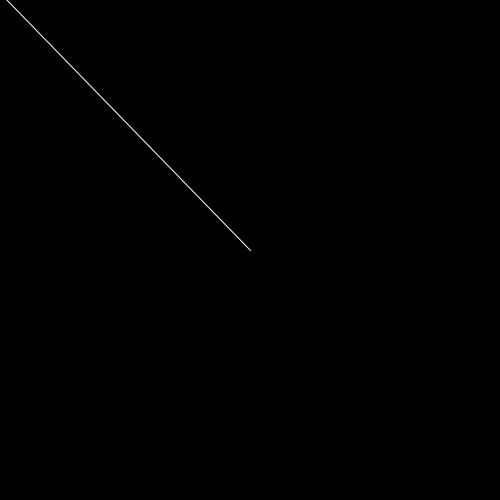
Frame 1 (no input)
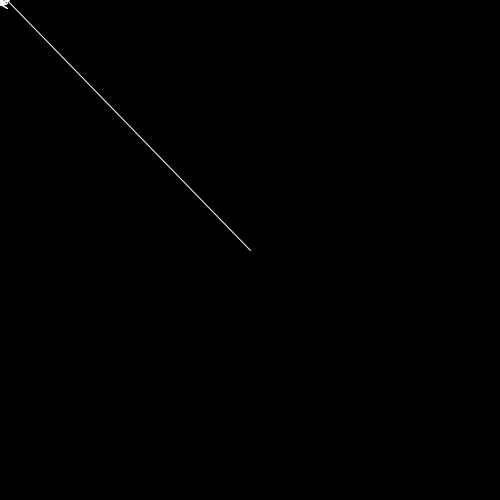
Frame 60 (the mouse pressed at the canvas centre just before this capture)
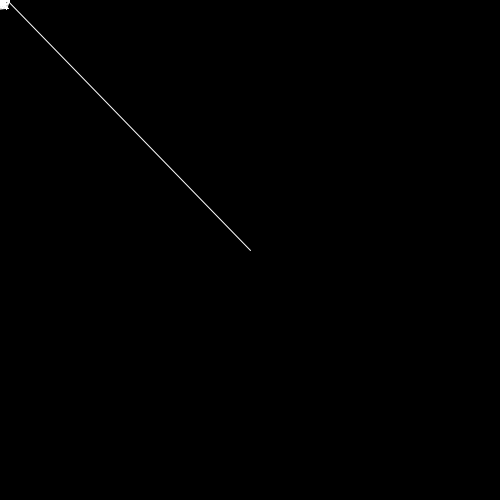
Frame 120 (the mouse held since frame 60 and released just before this capture)

The Processing sketch that drew these frames (run headless with seeded random() and noise(); from frame 60 on, the mouse is pressed at the canvas centre):

// Processing sketch: randomWalker2
// ── randomWalker2.pde
float lastLocX;
float lastLocY;

void setup ()
{
  size (500, 500);
  background (0);
  stroke (255);
  lastLocX = width/2;
  lastLocY = height/2;
}

void draw ()
{
  float stepX = random (-10, 10);
  float stepY = random (-10, 10);
  line (lastLocX, lastLocY, stepX, stepY);
  lastLocX = stepX;
  lastLocY = stepY;
 
}
